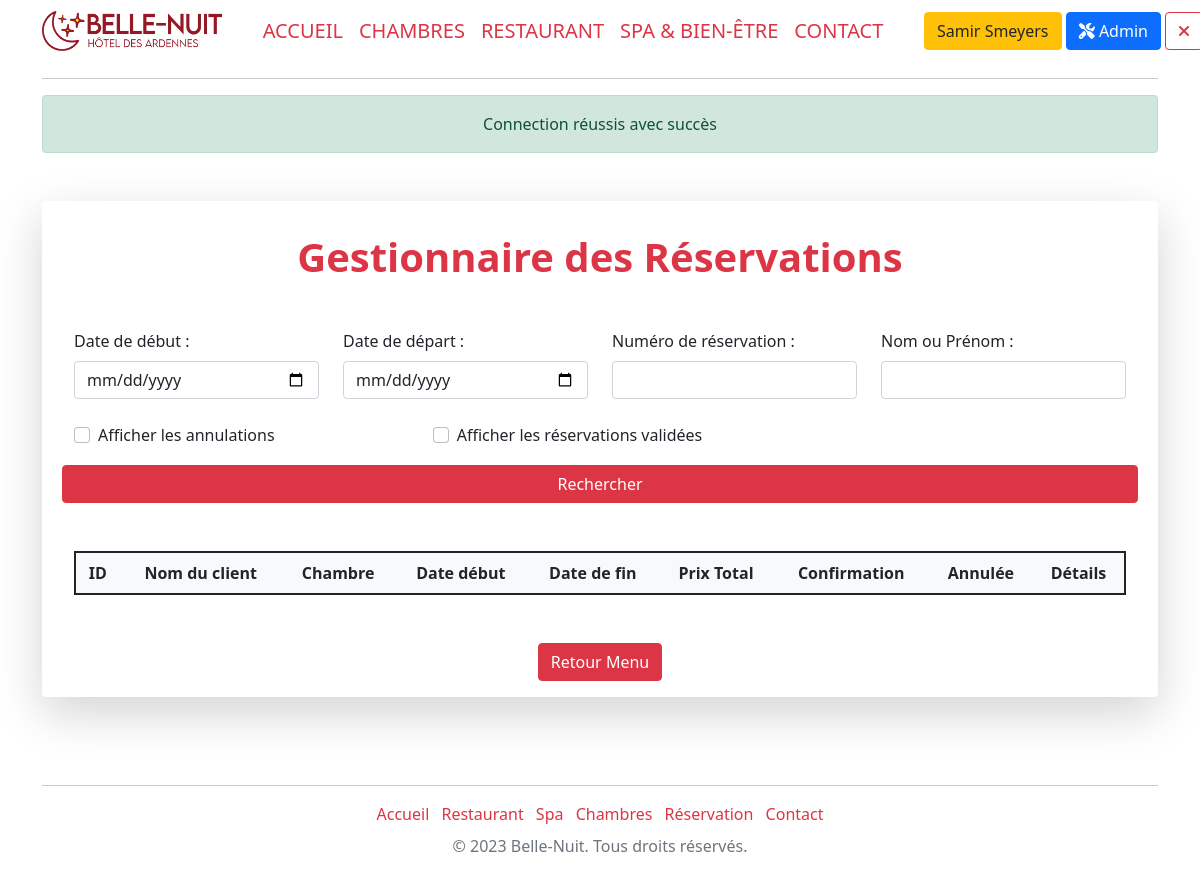
Before: /adminReservation (signed in) with the older database file.
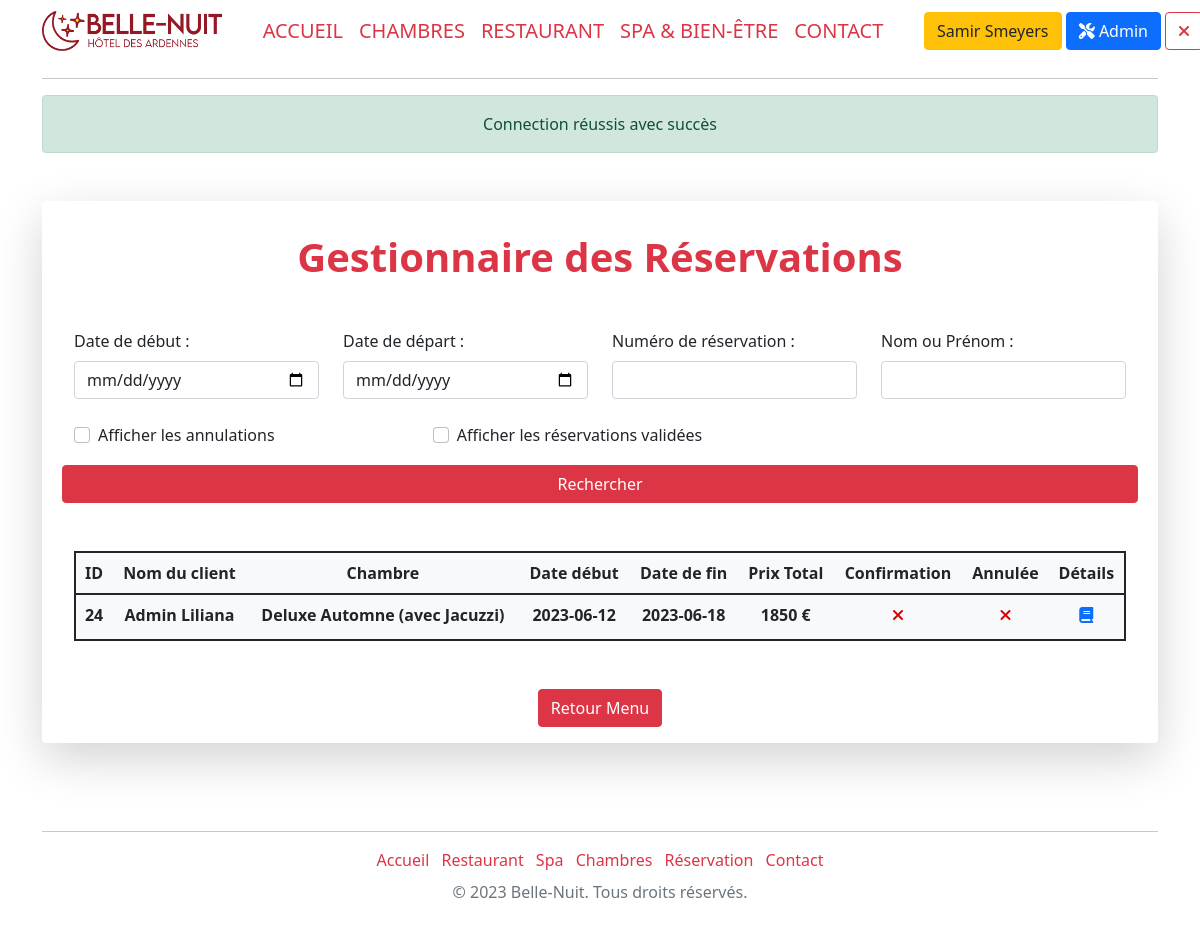
After: the same page with the newer database file.
### tables this page shows
CREATE TABLE `bookings` (
  `booking_id` int(11) NOT NULL,
  `id_bedroom` int(11) NOT NULL,
  `id_acc` int(11) NOT NULL,
  `cus_gender` varchar(2) NOT NULL,
  `booking_date_begin` date NOT NULL,
  `booking_arrival_time` time NOT NULL,
  `booking_date_end` date NOT NULL,
  `booking_price_total` float NOT NULL,
  `booking_comments` text NOT NULL,
  `cus_name` varchar(30) NOT NULL,
  `cus_surname` varchar(30) NOT NULL,
  `cus_address` varchar(120) NOT NULL,
  `cus_addressbox` varchar(10) NOT NULL,
  `cus_city` varchar(20) NOT NULL,
  `cus_codepostal` mediumint(9) NOT NULL,
  `cus_id_country` int(11) NOT NULL,
  `cus_phone` varchar(20) NOT NULL,
  `cus_email` varchar(255) NOT NULL,
  `booking_cancelation` tinyint(1) NOT NULL DEFAULT 0,
  `booking_validation` tinyint(1) NOT NULL DEFAULT 0
);

CREATE TABLE `bedroom` (
  `bedroom_id` int(11) NOT NULL,
  `bedroom_name` varchar(40) NOT NULL,
  `bedroom_description` text NOT NULL,
  `bedroom_bed` enum('double','twin','single') NOT NULL,
  `bedroom_priceday` int(11) NOT NULL,
  `id_roomcategory` int(11) NOT NULL
);

### models/Model.class.php (called while the page is built, shortened)
<?php
abstract class Model{
    private static $pdo;
    private static function setBdd(){
        self::$pdo = new PDO("mysql:host=localhost;dbname=hotel;charset=utf8", "root", "");
        self::$pdo->setAttribute(PDO::ATTR_ERRMODE, PDO::ERRMODE_WARNING);
    }
    protected function getBdd(){
        return self::$pdo;
    }
}

### models/AdminManager.model.php (called while the page is built, shortened)
<?php
require_once("Model.class.php");
class AdminManager extends Model
{
    public function adminReservation(){
        $stmt = $this->getBdd()->prepare('SELECT bookings.booking_id, bookings.cus_name, bookings.cus_surname, bedroom.bedroom_name, bookings.booking_date_begin, bookings.booking_date_end, bookings.booking_price_total, bookings.booking_validation, bookings.booking_cancelation
    FROM bookings
    INNER JOIN bedroom ON bookings.id_bedroom = bedroom.bedroom_id
    INNER JOIN account ON bookings.id_acc = account.acc_id
    WHERE  `bookings`.`booking_validation` = \'0\' and `bookings`.`booking_cancelation` = \'0\'
    ORDER BY
    bookings.booking_id ASC');
        $stmt->execute();
        $reservation = $stmt->fetchAll(PDO::FETCH_ASSOC);
        return $reservation;
    }
}

### views/main/back/adminReservation.view.php (the view, shortened to what the changed rows need)
<div class="container-fluid shadow-lg p-3 mb-5 mt-5 bg-body rounded mx-auto">
    <div class="ms-3 me-3">
        <h1 class="text-center my-3 text-danger fw-bolder mb-5">Gestionnaire des Réservations</h1>
        <table class="table container bg-light p-5 rounded mb-5 border border-2 border-dark">
            <thead class="bg-light">
            <tr class="text-center">
                <th>ID</th>
                <th>Nom du client</th>
                <th>Chambre</th>
                <th>Date début</th>
                <th>Date de fin</th>
                <th>Prix Total</th>
                <th>Confirmation</th>
                <th>Annulée</th>
                <th>Détails</th>
            </tr>
            </thead>
            <tbody>
            <?php foreach ($reservations as $key => $reservation) :
                $validationBadge = ($reservation['booking_validation'] == 1) ? '<i class="fa-solid fa-check text-center" style="color: #2da800;"></i>' : '<i class="fa-solid fa-xmark" style="color: #db0000;"></i>';
                $cancelationBadge = ($reservation['booking_cancelation'] == 1) ? '<i class="fa-solid fa-check text-center" style="color: #2da800;"></i>' : '<i class="fa-solid fa-xmark" style="color: #db0000;"></i>';
                ?>
                <tr class="text-center">
                    <td>
                        <p class="fw-bold mb-1"><?= $reservation["booking_id"] ?></p>
                    </td>
                    <td>
                        <p class="fw-bold mb-1"><?= $reservation["cus_name"] . " " .$reservation["cus_surname"]  ?></p>
                    </td>
                    <td>
                        <p class="fw-bold mb-1"><?= $reservation["bedroom_name"] ?></p>
                    </td>
                    <td>
                        <p class="fw-bold mb-1"><?= $reservation["booking_date_begin"] ?></p>
                    </td>
                    <td>
                        <p class="fw-bold mb-1"><?= $reservation["booking_date_end"] ?></p>
                    </td>
                    <td>
                        <p class="fw-bold mb-1"><?= $reservation["booking_price_total"] . ' €' ?></p>
                    </td>
                    <td>
                        <?= $validationBadge ?>
                    </td>
                    <td>
                        <?= $cancelationBadge ?>
                    </td>
                    <td>
                        <a href="adminReservationDetail&id=<?= $reservation["booking_id"] ?>"><i class="fa-solid fa-book"></i></a>
                    </td>
                </tr>
            <?php endforeach; ?>
            </tbody>
        </table>
    </div>
</div>

Changed rows visible on the page:
added bookings: booking_id "24", cus_name "Admin", cus_surname "Liliana", id_bedroom.bedroom_name "Deluxe Automne (avec Jacuzzi)", booking_date_begin "2023-06-12", booking_date_end "2023-06-18", booking_price_total "1850", booking_validation 0 (drawn), booking_cancelation 0 (drawn)
